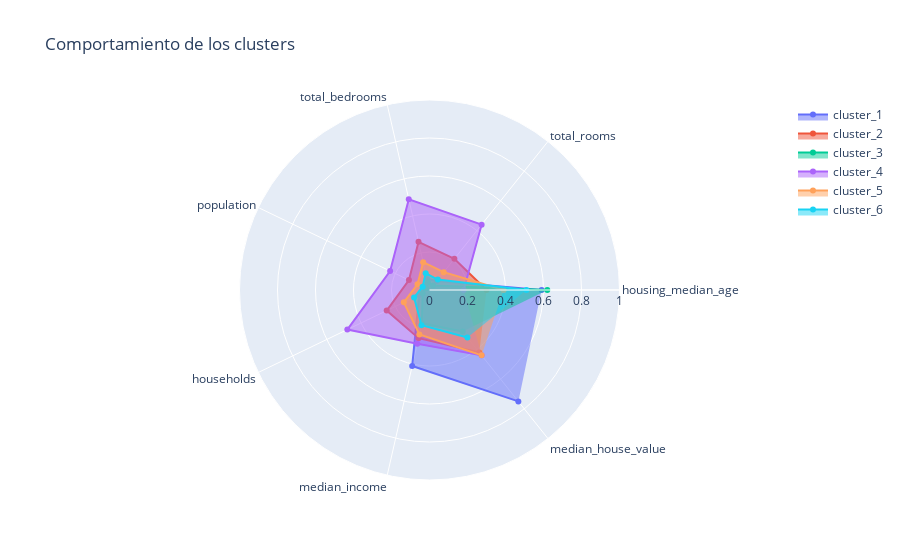

This figure's notebook cell:
### Code cell
radar_chart(df=X, columns=numerical_features, label="cluster", title="Comportamiento de los clusters")

### Figure 1 — Plotly figure (JSON) as saved in the notebook; plotly's stock layout.template omitted (floating-point values rounded to 4 significant figures)
{"data": [{"fill": "toself", "name": "cluster_1", "r": [0.59, 0.06, 0.06, 0.03, 0.06, 0.41, 0.75], "theta": ["housing_median_age", "total_rooms", "total_bedrooms", "population", "households", "median_income", "median_house_value"], "type": "scatterpolar"}, {"fill": "toself", "name": "cluster_2", "r": [0.3, 0.21, 0.26, 0.12, 0.25, 0.26, 0.42], "theta": ["housing_median_age", "total_rooms", "total_bedrooms", "population", "households", "median_income", "median_house_value"], "type": "scatterpolar"}, {"fill": "toself", "name": "cluster_3", "r": [0.62, 0.03, 0.04, 0.02, 0.04, 0.18, 0.28], "theta": ["housing_median_age", "total_rooms", "total_bedrooms", "population", "households", "median_income", "median_house_value"], "type": "scatterpolar"}, {"fill": "toself", "name": "cluster_4", "r": [0.18, 0.44, 0.49, 0.23, 0.48, 0.29, 0.44], "theta": ["housing_median_age", "total_rooms", "total_bedrooms", "population", "households", "median_income", "median_house_value"], "type": "scatterpolar"}, {"fill": "toself", "name": "cluster_5", "r": [0.39, 0.12, 0.15, 0.07, 0.15, 0.24, 0.44], "theta": ["housing_median_age", "total_rooms", "total_bedrooms", "population", "households", "median_income", "median_house_value"], "type": "scatterpolar"}, {"fill": "toself", "name": "cluster_6", "r": [0.51, 0.07, 0.09, 0.04, 0.09, 0.19, 0.32], "theta": ["housing_median_age", "total_rooms", "total_bedrooms", "population", "households", "median_income", "median_house_value"], "type": "scatterpolar"}], "layout": {"polar": {"radialaxis": {"range": [0, 1], "visible": true}}, "showlegend": true, "title": {"text": "Comportamiento de los clusters"}}}
